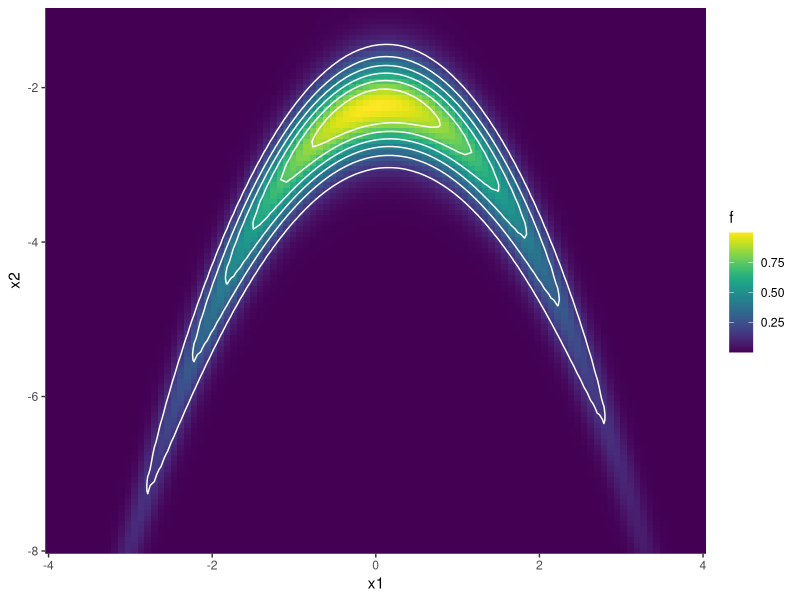

Reproduce this figure in R.
## ---- chunk 1
#| echo: false
#| include: false
library(patchwork)
library(ggplot2)
library(dplyr)
## ---- chunk 2
#| fig-align: center
#| fig-width: 8
#| fig-height: 5
#| fig-cap: "Función de densidad de la que se desean obtener muestras"

library(ggplot2)
library(dplyr)

f <- function(u, v) {
    a = 1.75
    b = 0.5
    x <- u / a
    y <- v * a + a * b + (u ^ 2 + a ^ 2)
    exp(-(x ^ 2 - x * y + y ^ 2))
}

x1 <- seq(-4, 4, length.out = 100)
x2 <- seq(-8, -1, length.out = 100)

data <- tidyr::crossing(x1 = x1, x2 = x2)
data |>
    mutate(f = purrr::map2_dbl(x1, x2, ~ f(.x, .y))) |>
    ggplot() + 
    geom_raster(aes(x = x1, y = x2, fill = f)) +
    stat_contour(aes(x = x1, y = x2, z = f), col = "white", bins = 7) +
    scale_x_continuous(expand = c(0, 0)) +
    scale_y_continuous(expand = c(0, 0)) +
    viridis::scale_fill_viridis()
